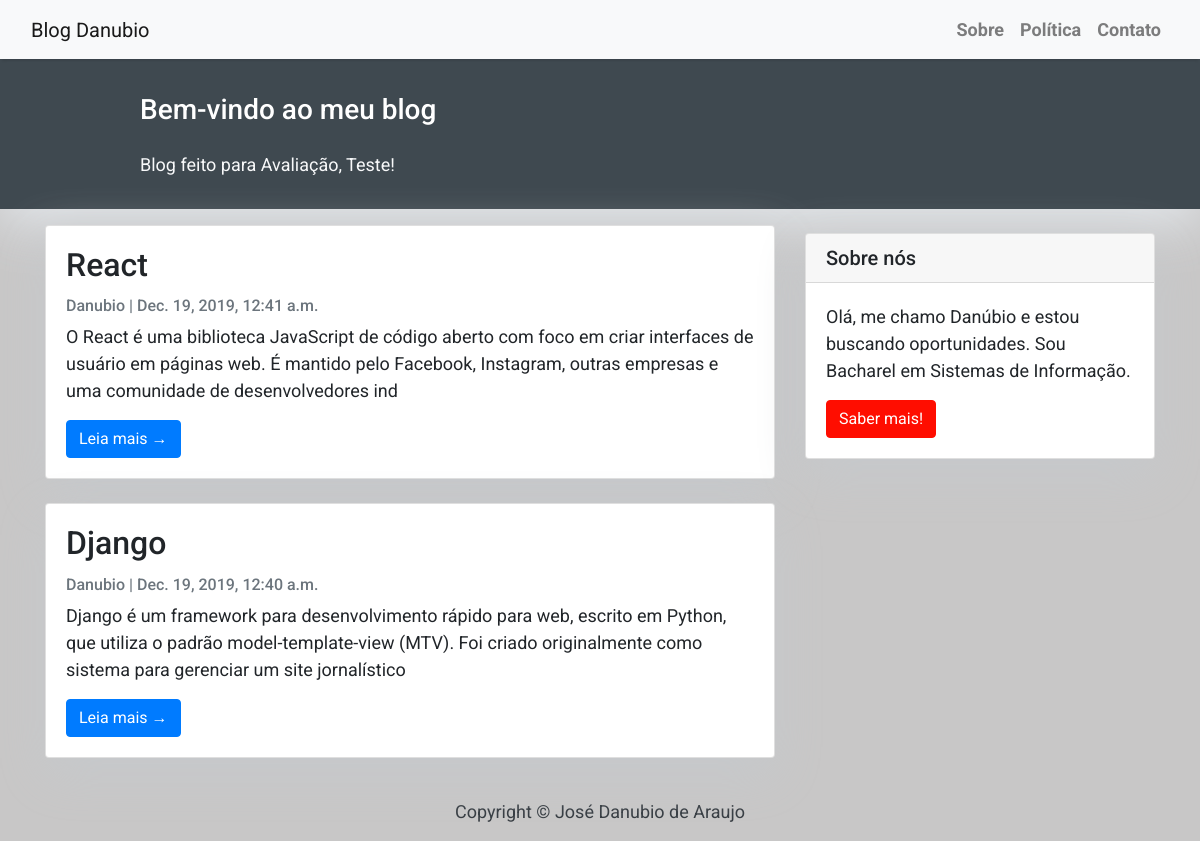
The page / on the database its author committed.
### blog/models.py (models this page shows, shortened)
class Post(models.Model):
    title = models.CharField(max_length=200, unique=True)
    slug = models.SlugField(max_length=200, unique=True)
    author = models.ForeignKey(
        User, on_delete=models.CASCADE, related_name='blog_posts')
    updated_on = models.DateTimeField(auto_now=True)
    content = models.TextField()
    created_on = models.DateTimeField(auto_now_add=True)
    status = models.IntegerField(choices=STATUS, default=0)
    class Meta:
        ordering = ['-created_on']

### blog/views.py (the view)
# urls.py: path('', views.PostList.as_view(), name='home'),
class PostList(generic.ListView):
    queryset = Post.objects.filter(status=1).order_by('-created_on')
    template_name = 'index.html'

### blog/templates/index.html (shortened to what this page needs)
{% extends "base.html" %}
{% block content %}
<header class="masthead">
  <div class="container">
    <div class="row">
      <div class=" col-md-8 col-md-10 mx-auto">
        <div class="site-heading">
          <h3 class=" site-heading my-4 mt-3 text-white"> Bem-vindo ao meu blog </h3>
          <p class="text-light">Blog feito para Avaliação, Teste! &nbsp
          </p>
        </div>
      </div>
    </div>
  </div>
</header>
<div class="container">
  <div class="row">
    <div class="col-md-8 mt-3 left">
      {% for post in post_list %}
      <div class="card mb-4">
        <div class="card-body">
          <h2 class="card-title">{{ post.title }}</h2>
          <p class="card-text text-muted h6">{{ post.author }} | {{ post.created_on}} </p>
          <p class="card-text">{{post.content|slice:":200" }}</p>
          <a href="{% url 'post_detail' post.slug  %}" class="btn btn-primary">Leia mais &rarr;</a>
        </div>
      </div>
      {% endfor %}
    </div>
    {% block sidebar %}
    {% include 'sidebar.html' %}
    {% endblock sidebar %}
  </div>
</div>
{%endblock%}

### blog/templates/base.html (style rules this page uses)
body { font-family: "Roboto", sans-serif; font-size: 17px; background-color: #c8c7c7; }
.masthead { background: rgb(63, 73, 80); height: auto; padding-bottom: 15px; box-shadow: 0 16px 48px #E3E7EB; padding-top: 10px; }

### blog/templates/index.html (style rules this page uses)
body { font-family: "Roboto", sans-serif; font-size: 18px; background-color: #c8c7c7; }
.card { box-shadow: 0 16px 48px #E3E7EB; }

### blog/templates/sidebar.html (style rules this page uses)
.card { box-shadow: 0 16px 48px rgb(198, 201, 204); }

### rows shown on the page
Post: title "React", author "Danubio", created_on "Dec. 19, 2019, 12:41 a.m.", content "O React é uma biblioteca JavaScript de código aberto com foco em criar interfaces de usuário em páginas web. É mantido pelo Facebook, Instagram, outras empresas e uma comunidade de desenvolvedores ind"
Post: title "Django", author "Danubio", created_on "Dec. 19, 2019, 12:40 a.m.", content "Django é um framework para desenvolvimento rápido para web, escrito em Python, que utiliza o padrão model-template-view (MTV). Foi criado originalmente como sistema para gerenciar um site jornalístico"
